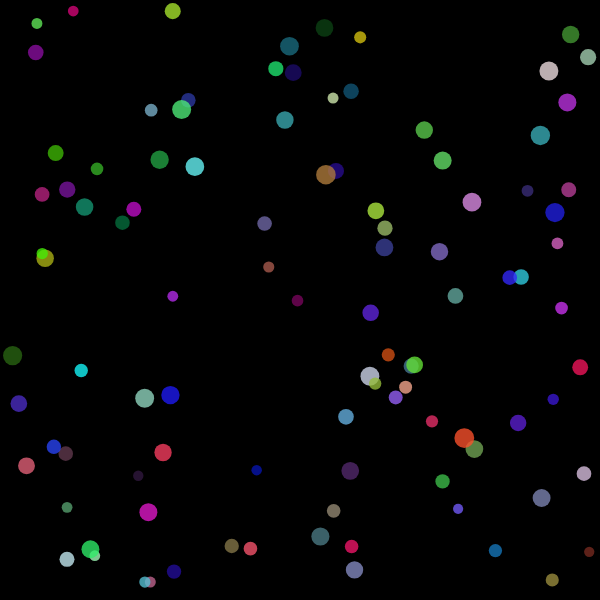
Frame 1 (no input)
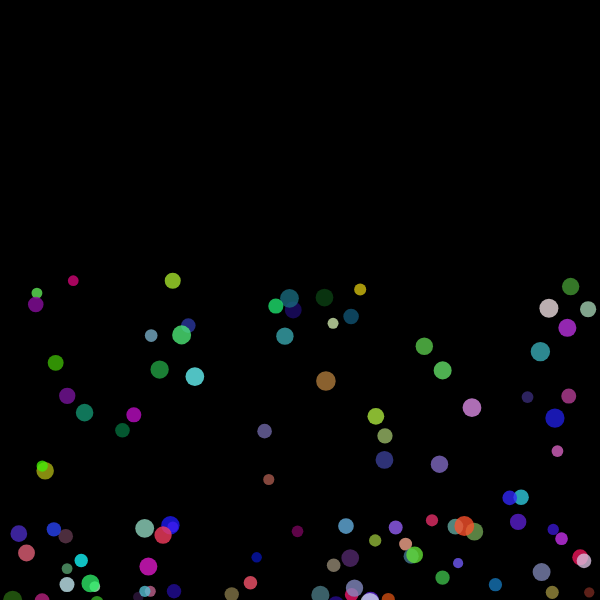
Frame 60 (no input)
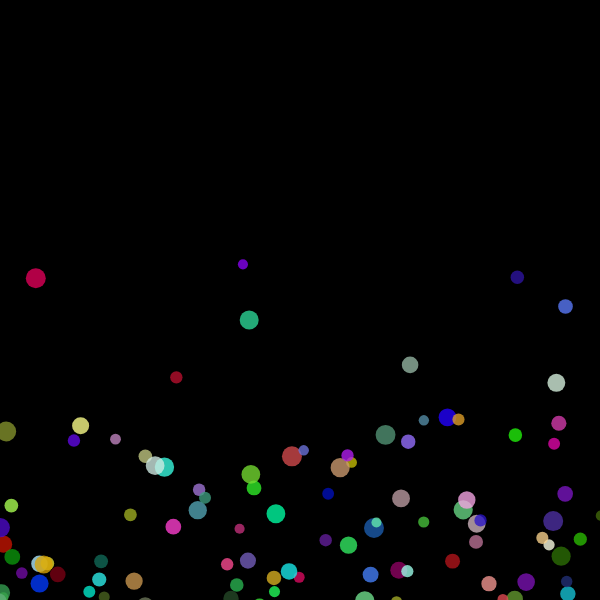
Frame 120 (the mouse pressed at the canvas centre since frame 60)

The p5.js sketch that drew these frames (run headless with seeded random() and noise() and a simulated clock; from frame 60 on, the mouse is pressed at the canvas centre):

// p5.js sketch
// ── sketch.js
// Bounding (hyper)box dimensions
let width = 600;
let height = 600;
let depth = 600;
let redth = 600;
let greenth = 600;
let blueth = 600;

let r = 10; // Ball radius
let n = 100; // Number of balls

// Positions
let cx = new Array(n).fill(0);
let cy = new Array(n).fill(0);
let cz = new Array(n).fill(0);
let cr = new Array(n).fill(0);
let cg = new Array(n).fill(0);
let cb = new Array(n).fill(0);

// Velocities
let cxp = new Array(n).fill(0);
let cyp = new Array(n).fill(0);
let czp = new Array(n).fill(0);
let crp = new Array(n).fill(0);
let cgp = new Array(n).fill(0);
let cbp = new Array(n).fill(0);

let drag = 0.01; // Drag coefficient (0-1)
let elast = 0.9; // Collision elasticity (0-1)

let bg = true; // Background toggle

function setup() {
    createCanvas(width, height);
    // Random starting point in 6D
    for (let i = 0; i < n; i++) {
        cx[i] = random(r, width - r);
        cy[i] = random(r, height - r);
        cz[i] = random(r, depth - r);
        cr[i] = random(r, redth - r);
        cg[i] = random(r, greenth - r);
        cb[i] = random(r, blueth - r);
    }
}

function draw() {
    if (bg){
        background(0);
    }
    for (let i = 0; i < n; i++) {
        // Update positions
        cx[i] += cxp[i];
        cy[i] += cyp[i];
        cz[i] += czp[i];
        cr[i] += crp[i];
        cg[i] += cgp[i];
        cb[i] += cbp[i];

        // Bounce X
        if (cx[i] >= width - r || cx[i] <= r) {
            cxp[i] = -cxp[i] * elast;
        }
        // Bounce Y
        if (cy[i] >= height - r) {
            cyp[i] = -cyp[i] * elast;
        } else {
            // Gravity (don't add while touching ground)
            cyp[i] += 1;
        }
        // Bounce Z
        if (cz[i] >= depth - r || cz[i] <= r) {
            czp[i] = -czp[i] * elast;
        }
        // Bounce R
        if (cr[i] >= redth - r || cr[i] <= r) {
            crp[i] = -crp[i] * elast;
        }
        // Bounce G
        if (cg[i] >= greenth - r || cg[i] <= r) {
            cgp[i] = -cgp[i] * elast;
        }
        // Bounce B
        if (cb[i] >= blueth - r || cb[i] <= r) {
            cbp[i] = -cbp[i] * elast;
        }

        // Drag
        cxp[i] *= 1 - drag;
        cyp[i] *= 1 - drag;
        czp[i] *= 1 - drag;
        crp[i] *= 1 - drag;
        cgp[i] *= 1 - drag;
        cbp[i] *= 1 - drag;

        noStroke();
        // R, G, and B positions determine ball color
        fill(cr[i] / redth * 255, cg[i] / greenth * 255, cb[i] / blueth * 255, 200);
        // X and Y behave normally, while Z scales ball size (0.5 at furthest distance)
        circle(cx[i], cy[i], r * (cz[i] + depth) / depth);
    }

}

let accel = 0.1; // Click acceleration factor
let v = 100; // Random variability of click location

function mousePressed() {
    for (let i = 0; i < n; i++) {
        // Move toward mouse
        cxp[i] += (mouseX - cx[i] + random(-v, v)) * accel;
        cyp[i] += (mouseY - cy[i] + random(-v, v)  ) * accel;

        // Move toward "center"
        czp[i] += (depth / 2 - cz[i] + random(-v, v)) * accel;
        crp[i] += (redth / 2 - cr[i] + random(-v, v)) * accel;
        cgp[i] += (greenth / 2 - cg[i] + random(-v, v)) * accel;
        cbp[i] += (blueth / 2 - cb[i] + random(-v, v)) * accel;
    }
}

function keyPressed(){
    // Toggle background (turn off to stack frames)
    if (key === 't') {
        bg = !bg;
    }
}
